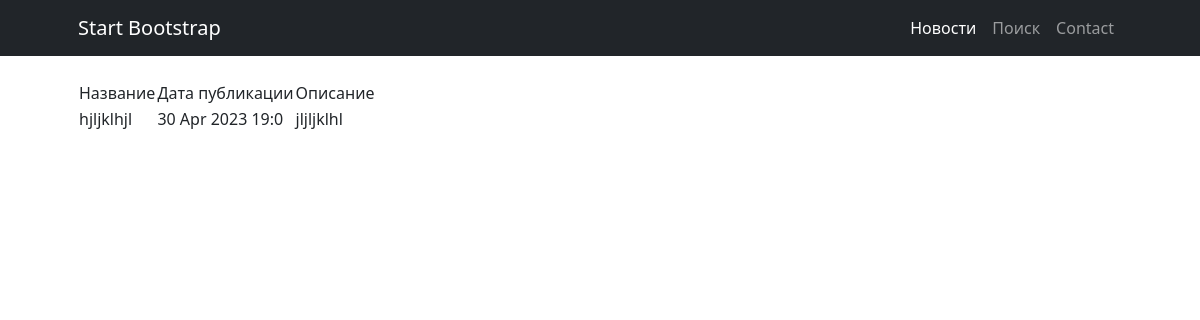
The page /news/57 on the database as committed earlier.
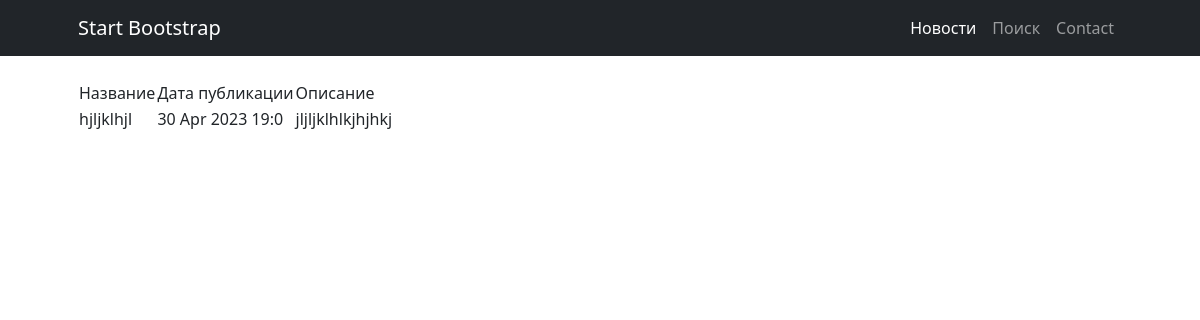
The same page on the database as committed later.
### news/models.py (models this page shows, shortened)
class News(models.Model):
    name = models.CharField(
        max_length=50,
        unique=True, # названия новостей не должны повторяться
    )
    description = models.TextField()
    category = models.ForeignKey(
        to='Category',
        on_delete=models.CASCADE,
        related_name='news', # все новости в категории будут доступны через поле news
    )
    time_creation = models.DateTimeField(auto_now_add = True)

### news/views.py (the view)
# urls.py: path('<int:pk>', NewsDetail.as_view(), name='new'),
class NewsDetail(DetailView):
    model = News # модель всё та же, но мы хотим получать детали конкретной отдельной новости
    template_name = 'new.html' # название шаблона будет new.html
    context_object_name = 'new' # название объекта
    queryset = News.objects.all()
    def get_object(self, *args, **kwargs): # переопределяем метод получения объекта
        obj = cache.get(f'new-{self.kwargs["pk"]}', None) # кэш очень похож на словарь, и метод get действует также. Он забирает значение по ключу, если его нет, то забирает None.
        if not obj:
            obj = super().get_object(queryset=self.queryset)
            cache.set(f'new-{self.kwargs["pk"]}', obj)
        return obj

### templatetags/custom_filters.py (called while the page is built)
@register.filter(name='filter_message')
def filter_message(message: str):
    variants = ['мудаков', 'твари', 'козлы', 'лошара', 'ублюдок', 'дичь'] # непристойные выражения
    ln = len(variants)
    filtred_message = ''
    string = ''
    string2 = ''
    pattern = ' ' # чем заменять непристойные выражения
    for i in message:
        string += i
        string2 = string.lower()
        flag = 0
        for j in variants:
            if not string2 in j:
                flag += 1
            if string2 == j:
                filtred_message += pattern
                flag -= 1
                string = ''
        if flag == ln:
            filtred_message += string
            string = ''
    if string2 != '' and string2 not in variants:
        filtred_message += string
    elif string2 != '':
        filtred_message += pattern
    return filtred_message

### templates/new.html (shortened to what this page needs)
{% extends 'flatpages/default.html' %}
{% load custom_filters %}
{% block content %}
<table>
    <tr>
        <td>
            Название
        </td>
        <td>
            Дата публикации
        </td>
        <td>
            Описание
        </td>
    </tr>
    <tr>
        <td>
            {{ new.name|filter_message }}
        </td>
        <td>
            {{ new.time_creation|date:'d M Y H:I'}}
        </td>
        <td>
            {{ new.description|filter_message }}
        </td>
    </tr>
</table>
{% endblock content %}

Rows that differ between the two databases and show on the page:
changed News "hjljklhjl": description|filter_message "jljljklhl" → "jljljklhlkjhjhkj"
